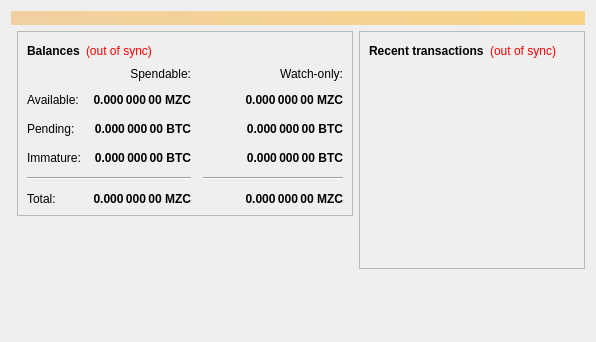
<?xml version="1.0" encoding="UTF-8"?>
<ui version="4.0">
 <class>OverviewPage</class>
 <widget class="QWidget" name="OverviewPage">
  <property name="geometry">
   <rect>
    <x>0</x>
    <y>0</y>
    <width>596</width>
    <height>342</height>
   </rect>
  </property>
  <property name="windowTitle">
   <string>Form</string>
  </property>
  <layout class="QFormLayout" name="formLayout_3">
   <item row="0" column="0" colspan="2">
    <widget class="QLabel" name="labelAlerts">
     <property name="visible">
      <bool>false</bool>
     </property>
     <property name="styleSheet">
      <string notr="true">background-color: qlineargradient(x1: 0, y1: 0, x2: 1, y2: 0, stop:0 #F0D0A0, stop:1 #F8D488); color:#000000;</string>
     </property>
     <property name="wordWrap">
      <bool>true</bool>
     </property>
     <property name="margin">
      <number>3</number>
     </property>
    </widget>
   </item>
   <item row="1" column="1">
    <layout class="QHBoxLayout" name="horizontalLayout" stretch="1,1">
     <item>
      <layout class="QVBoxLayout" name="verticalLayout_2">
       <item>
        <widget class="QFrame" name="frame">
         <property name="frameShape">
          <enum>QFrame::StyledPanel</enum>
         </property>
         <property name="frameShadow">
          <enum>QFrame::Raised</enum>
         </property>
         <layout class="QVBoxLayout" name="verticalLayout_4">
          <item>
           <layout class="QHBoxLayout" name="horizontalLayout_4">
            <item>
             <widget class="QLabel" name="label_5">
              <property name="font">
               <font>
                <weight>75</weight>
                <bold>true</bold>
               </font>
              </property>
              <property name="text">
               <string>Balances</string>
              </property>
             </widget>
            </item>
            <item>
             <widget class="QLabel" name="labelWalletStatus">
              <property name="cursor">
               <cursorShape>WhatsThisCursor</cursorShape>
              </property>
              <property name="toolTip">
               <string>The displayed information may be out of date. Your wallet automatically synchronizes with the Mazacoin network after a connection is established, but this process has not completed yet.</string>
              </property>
              <property name="styleSheet">
               <string notr="true">QLabel { color: red; }</string>
              </property>
              <property name="text">
               <string notr="true">(out of sync)</string>
              </property>
              <property name="alignment">
               <set>Qt::AlignLeading|Qt::AlignLeft|Qt::AlignVCenter</set>
              </property>
             </widget>
            </item>
            <item>
             <spacer name="horizontalSpacer_3">
              <property name="orientation">
               <enum>Qt::Horizontal</enum>
              </property>
              <property name="sizeHint" stdset="0">
               <size>
                <width>40</width>
                <height>20</height>
               </size>
              </property>
             </spacer>
            </item>
           </layout>
          </item>
          <item>
           <layout class="QGridLayout" name="gridLayout">
            <property name="spacing">
             <number>12</number>
            </property>
            <item row="2" column="2">
             <widget class="QLabel" name="labelWatchPending">
              <property name="font">
               <font>
                <weight>75</weight>
                <bold>true</bold>
               </font>
              </property>
              <property name="cursor">
               <cursorShape>IBeamCursor</cursorShape>
              </property>
              <property name="toolTip">
               <string>Unconfirmed transactions to watch-only addresses</string>
              </property>
              <property name="text">
               <string notr="true">0.000 000 00 BTC</string>
              </property>
              <property name="alignment">
               <set>Qt::AlignRight|Qt::AlignTrailing|Qt::AlignVCenter</set>
              </property>
              <property name="textInteractionFlags">
               <set>Qt::LinksAccessibleByMouse|Qt::TextSelectableByKeyboard|Qt::TextSelectableByMouse</set>
              </property>
             </widget>
            </item>
            <item row="2" column="1">
             <widget class="QLabel" name="labelUnconfirmed">
              <property name="font">
               <font>
                <weight>75</weight>
                <bold>true</bold>
               </font>
              </property>
              <property name="cursor">
               <cursorShape>IBeamCursor</cursorShape>
              </property>
              <property name="toolTip">
               <string>Total of transactions that have yet to be confirmed, and do not yet count toward the spendable balance</string>
              </property>
              <property name="text">
               <string notr="true">0.000 000 00 BTC</string>
              </property>
              <property name="alignment">
               <set>Qt::AlignRight|Qt::AlignTrailing|Qt::AlignVCenter</set>
              </property>
              <property name="textInteractionFlags">
               <set>Qt::LinksAccessibleByMouse|Qt::TextSelectableByKeyboard|Qt::TextSelectableByMouse</set>
              </property>
             </widget>
            </item>
            <item row="3" column="2">
             <widget class="QLabel" name="labelWatchImmature">
              <property name="font">
               <font>
                <weight>75</weight>
                <bold>true</bold>
               </font>
              </property>
              <property name="cursor">
               <cursorShape>IBeamCursor</cursorShape>
              </property>
              <property name="toolTip">
               <string>Mined balance in watch-only addresses that has not yet matured</string>
              </property>
              <property name="text">
               <string notr="true">0.000 000 00 BTC</string>
              </property>
              <property name="alignment">
               <set>Qt::AlignRight|Qt::AlignTrailing|Qt::AlignVCenter</set>
              </property>
              <property name="textInteractionFlags">
               <set>Qt::LinksAccessibleByMouse|Qt::TextSelectableByKeyboard|Qt::TextSelectableByMouse</set>
              </property>
             </widget>
            </item>
            <item row="4" column="0" colspan="2">
             <widget class="Line" name="line">
              <property name="orientation">
               <enum>Qt::Horizontal</enum>
              </property>
             </widget>
            </item>
            <item row="4" column="2">
             <widget class="Line" name="lineWatchBalance">
              <property name="sizePolicy">
               <sizepolicy hsizetype="Preferred" vsizetype="Fixed">
                <horstretch>0</horstretch>
                <verstretch>0</verstretch>
               </sizepolicy>
              </property>
              <property name="minimumSize">
               <size>
                <width>140</width>
                <height>0</height>
               </size>
              </property>
              <property name="orientation">
               <enum>Qt::Horizontal</enum>
              </property>
             </widget>
            </item>
            <item row="5" column="0">
             <widget class="QLabel" name="labelTotalText">
              <property name="text">
               <string>Total:</string>
              </property>
             </widget>
            </item>
            <item row="3" column="1">
             <widget class="QLabel" name="labelImmature">
              <property name="font">
               <font>
                <weight>75</weight>
                <bold>true</bold>
               </font>
              </property>
              <property name="cursor">
               <cursorShape>IBeamCursor</cursorShape>
              </property>
              <property name="toolTip">
               <string>Mined balance that has not yet matured</string>
              </property>
              <property name="text">
               <string notr="true">0.000 000 00 BTC</string>
              </property>
              <property name="alignment">
               <set>Qt::AlignRight|Qt::AlignTrailing|Qt::AlignVCenter</set>
              </property>
              <property name="textInteractionFlags">
               <set>Qt::LinksAccessibleByMouse|Qt::TextSelectableByKeyboard|Qt::TextSelectableByMouse</set>
              </property>
             </widget>
            </item>
            <item row="2" column="3">
             <spacer name="horizontalSpacer_2">
              <property name="orientation">
               <enum>Qt::Horizontal</enum>
              </property>
              <property name="sizeHint" stdset="0">
               <size>
                <width>40</width>
                <height>20</height>
               </size>
              </property>
             </spacer>
            </item>
            <item row="3" column="0">
             <widget class="QLabel" name="labelImmatureText">
              <property name="text">
               <string>Immature:</string>
              </property>
             </widget>
            </item>
            <item row="5" column="1">
             <widget class="QLabel" name="labelTotal">
              <property name="font">
               <font>
                <weight>75</weight>
                <bold>true</bold>
               </font>
              </property>
              <property name="cursor">
               <cursorShape>IBeamCursor</cursorShape>
              </property>
              <property name="toolTip">
               <string>Your current total balance</string>
              </property>
              <property name="text">
               <string notr="true">0.000 000 00 MZC</string>
              </property>
              <property name="alignment">
               <set>Qt::AlignRight|Qt::AlignTrailing|Qt::AlignVCenter</set>
              </property>
              <property name="textInteractionFlags">
               <set>Qt::LinksAccessibleByMouse|Qt::TextSelectableByKeyboard|Qt::TextSelectableByMouse</set>
              </property>
             </widget>
            </item>
            <item row="5" column="2">
             <widget class="QLabel" name="labelWatchTotal">
              <property name="font">
               <font>
                <weight>75</weight>
                <bold>true</bold>
               </font>
              </property>
              <property name="cursor">
               <cursorShape>IBeamCursor</cursorShape>
              </property>
              <property name="toolTip">
               <string>Current total balance in watch-only addresses</string>
              </property>
              <property name="text">
               <string notr="true">0.000 000 00 MZC</string>
              </property>
              <property name="alignment">
               <set>Qt::AlignRight|Qt::AlignTrailing|Qt::AlignVCenter</set>
              </property>
              <property name="textInteractionFlags">
               <set>Qt::LinksAccessibleByMouse|Qt::TextSelectableByKeyboard|Qt::TextSelectableByMouse</set>
              </property>
             </widget>
            </item>
            <item row="0" column="2">
             <widget class="QLabel" name="labelWatchonly">
              <property name="text">
               <string>Watch-only:</string>
              </property>
              <property name="alignment">
               <set>Qt::AlignRight|Qt::AlignTrailing|Qt::AlignVCenter</set>
              </property>
             </widget>
            </item>
            <item row="1" column="0">
             <widget class="QLabel" name="labelBalanceText">
              <property name="text">
               <string>Available:</string>
              </property>
             </widget>
            </item>
            <item row="1" column="1">
             <widget class="QLabel" name="labelBalance">
              <property name="font">
               <font>
                <weight>75</weight>
                <bold>true</bold>
               </font>
              </property>
              <property name="cursor">
               <cursorShape>IBeamCursor</cursorShape>
              </property>
              <property name="toolTip">
               <string>Your current spendable balance</string>
              </property>
              <property name="text">
               <string notr="true">0.000 000 00 MZC</string>
              </property>
              <property name="alignment">
               <set>Qt::AlignRight|Qt::AlignTrailing|Qt::AlignVCenter</set>
              </property>
              <property name="textInteractionFlags">
               <set>Qt::LinksAccessibleByMouse|Qt::TextSelectableByKeyboard|Qt::TextSelectableByMouse</set>
              </property>
             </widget>
            </item>
            <item row="1" column="2">
             <widget class="QLabel" name="labelWatchAvailable">
              <property name="font">
               <font>
                <weight>75</weight>
                <bold>true</bold>
               </font>
              </property>
              <property name="cursor">
               <cursorShape>IBeamCursor</cursorShape>
              </property>
              <property name="toolTip">
               <string>Your current balance in watch-only addresses</string>
              </property>
              <property name="text">
               <string notr="true">0.000 000 00 MZC</string>
              </property>
              <property name="alignment">
               <set>Qt::AlignRight|Qt::AlignTrailing|Qt::AlignVCenter</set>
              </property>
              <property name="textInteractionFlags">
               <set>Qt::LinksAccessibleByMouse|Qt::TextSelectableByKeyboard|Qt::TextSelectableByMouse</set>
              </property>
             </widget>
            </item>
            <item row="2" column="0">
             <widget class="QLabel" name="labelPendingText">
              <property name="text">
               <string>Pending:</string>
              </property>
             </widget>
            </item>
            <item row="0" column="1">
             <widget class="QLabel" name="labelSpendable">
              <property name="text">
               <string>Spendable:</string>
              </property>
              <property name="alignment">
               <set>Qt::AlignRight|Qt::AlignTrailing|Qt::AlignVCenter</set>
              </property>
             </widget>
            </item>
           </layout>
          </item>
         </layout>
        </widget>
       </item>
       <item>
        <spacer name="verticalSpacer">
         <property name="orientation">
          <enum>Qt::Vertical</enum>
         </property>
         <property name="sizeHint" stdset="0">
          <size>
           <width>20</width>
           <height>40</height>
          </size>
         </property>
        </spacer>
       </item>
      </layout>
     </item>
     <item>
      <layout class="QVBoxLayout" name="verticalLayout_3">
       <item>
        <widget class="QFrame" name="frame_2">
         <property name="frameShape">
          <enum>QFrame::StyledPanel</enum>
         </property>
         <property name="frameShadow">
          <enum>QFrame::Raised</enum>
         </property>
         <layout class="QVBoxLayout" name="verticalLayout">
          <item>
           <layout class="QHBoxLayout" name="horizontalLayout_2">
            <item>
             <widget class="QLabel" name="label_4">
              <property name="font">
               <font>
                <weight>75</weight>
                <bold>true</bold>
               </font>
              </property>
              <property name="text">
               <string>Recent transactions</string>
              </property>
             </widget>
            </item>
            <item>
             <widget class="QLabel" name="labelTransactionsStatus">
              <property name="cursor">
               <cursorShape>WhatsThisCursor</cursorShape>
              </property>
              <property name="toolTip">
               <string>The displayed information may be out of date. Your wallet automatically synchronizes with the Mazacoin network after a connection is established, but this process has not completed yet.</string>
              </property>
              <property name="styleSheet">
               <string notr="true">QLabel { color: red; }</string>
              </property>
              <property name="text">
               <string notr="true">(out of sync)</string>
              </property>
              <property name="alignment">
               <set>Qt::AlignRight|Qt::AlignTrailing|Qt::AlignVCenter</set>
              </property>
             </widget>
            </item>
            <item>
             <spacer name="horizontalSpacer">
              <property name="orientation">
               <enum>Qt::Horizontal</enum>
              </property>
              <property name="sizeHint" stdset="0">
               <size>
                <width>40</width>
                <height>20</height>
               </size>
              </property>
             </spacer>
            </item>
           </layout>
          </item>
          <item>
           <widget class="QListView" name="listTransactions">
            <property name="styleSheet">
             <string notr="true">QListView { background: transparent; }</string>
            </property>
            <property name="frameShape">
             <enum>QFrame::NoFrame</enum>
            </property>
            <property name="verticalScrollBarPolicy">
             <enum>Qt::ScrollBarAlwaysOff</enum>
            </property>
            <property name="horizontalScrollBarPolicy">
             <enum>Qt::ScrollBarAlwaysOff</enum>
            </property>
            <property name="selectionMode">
             <enum>QAbstractItemView::NoSelection</enum>
            </property>
           </widget>
          </item>
         </layout>
        </widget>
       </item>
       <item>
        <spacer name="verticalSpacer_2">
         <property name="orientation">
          <enum>Qt::Vertical</enum>
         </property>
         <property name="sizeHint" stdset="0">
          <size>
           <width>20</width>
           <height>40</height>
          </size>
         </property>
        </spacer>
       </item>
      </layout>
     </item>
    </layout>
   </item>
  </layout>
 </widget>
 <resources/>
 <connections/>
</ui>
